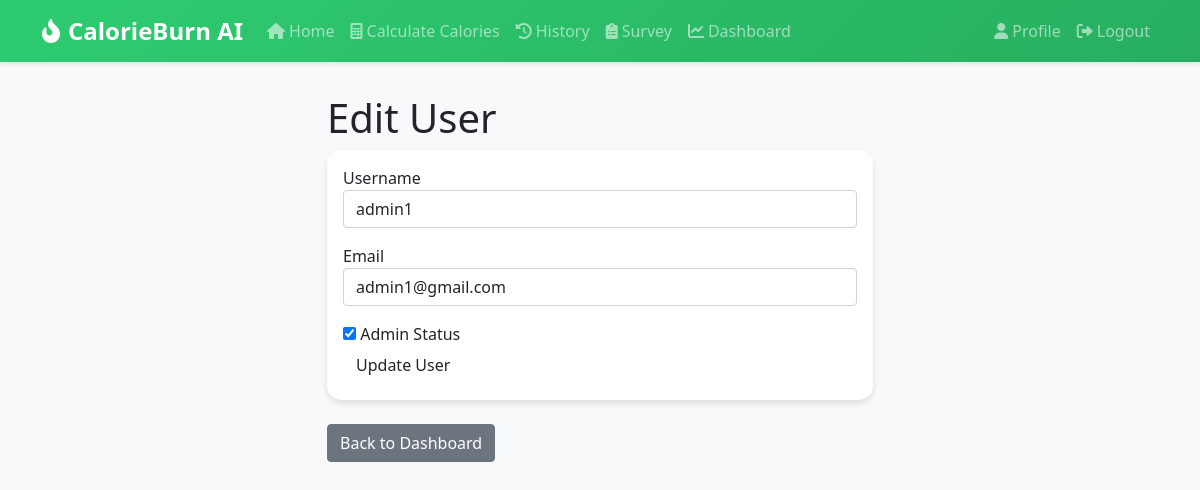
/admin/user/2 (signed in), run on the app's committed database.
### app/models/user.py (models this page shows, shortened)
class User(UserMixin, db.Model):
    id = db.Column(db.Integer, primary_key=True)
    username = db.Column(db.String(64), unique=True, nullable=False)
    email = db.Column(db.String(120), unique=True, nullable=False)
    password_hash = db.Column(db.String(128))
    is_admin = db.Column(db.Boolean, default=False)
    created_at = db.Column(db.DateTime, default=datetime.utcnow)
    profile = db.relationship('UserProfile', backref='user', uselist=False, cascade="all, delete-orphan")
    predictions = db.relationship('Prediction', backref='user', lazy='dynamic', cascade="all, delete-orphan")
    surveys = db.relationship('Survey', backref='user', lazy='dynamic', cascade="all, delete-orphan")

### app/admin/routes.py (the view)
    def decorated_function(*args, **kwargs):
        if not current_user.is_authenticated or not current_user.is_admin:
            flash('You do not have permission to access this page.')
            return redirect(url_for('main.index'))
        return f(*args, **kwargs)

### app/admin/forms.py
class EditUserForm(FlaskForm):
    username = StringField('Username', validators=[DataRequired()])
    email = StringField('Email', validators=[DataRequired(), Email()])
    is_admin = BooleanField('Admin Status')
    submit = SubmitField('Update User')

### app/admin/routes.py (called while the page is built)
def admin_required(f):
    def decorated_function(*args, **kwargs):
        if not current_user.is_authenticated or not current_user.is_admin:
            flash('You do not have permission to access this page.')
            return redirect(url_for('main.index'))
        return f(*args, **kwargs)
    decorated_function.__name__ = f.__name__
    return decorated_function

@bp.route('/user/<int:id>', methods=['GET', 'POST'])
@login_required
@admin_required
def edit_user(id):
    user = User.query.get_or_404(id)
    form = EditUserForm()
    if form.validate_on_submit():
        user.username = form.username.data
        user.email = form.email.data
        user.is_admin = form.is_admin.data
        db.session.commit()
        flash('User has been updated.')
        return redirect(url_for('admin.dashboard'))
    elif request.method == 'GET':
        form.username.data = user.username
        form.email.data = user.email
        form.is_admin.data = user.is_admin
    return render_template('admin/edit_user.html', title='Edit User', form=form)

### app/models/user.py (called while the page is built)
@login_manager.user_loader
def load_user(id):
    return User.query.get(int(id))

### app/templates/admin/edit_user.html
{% extends "base.html" %}
{% import 'bootstrap/wtf.html' as wtf %}
{% block content %}
<div class="row">
    <div class="col-md-6 offset-md-3">
        <h1>Edit User</h1>
        <div class="card">
            <div class="card-body">
                {{ wtf.quick_form(form) }}
            </div>
        </div>
        <div class="mt-4">
            <a href="{{ url_for('admin.dashboard') }}" class="btn btn-secondary">Back to Dashboard</a>
        </div>
    </div>
</div>
{% endblock %}

### app/static/css/style.css (style rules this page uses)
body { background-color: #f8f9fa; }
.card { background-color: rgba(255, 255, 255, 0.95); box-shadow: 0 4px 8px rgba(0,0,0,.1); border: none; margin-bottom: 1rem; }
.btn { margin-right: 0.5rem; }
.form-group { margin-bottom: 1rem; }

### app/templates/base.html (style rules this page uses)
:root { --primary-color: #2ecc71; --secondary-color: #27ae60; --dark-color: #2c3e50; }
body { background-color: #f8f9fa; }
.card { border: none; border-radius: 15px; box-shadow: 0 4px 6px rgba(0,0,0,0.1); transition: transform 0.3s ease; }

### data on the page
User: username "admin1", email "admin1@gmail.com", is_admin "☑"
